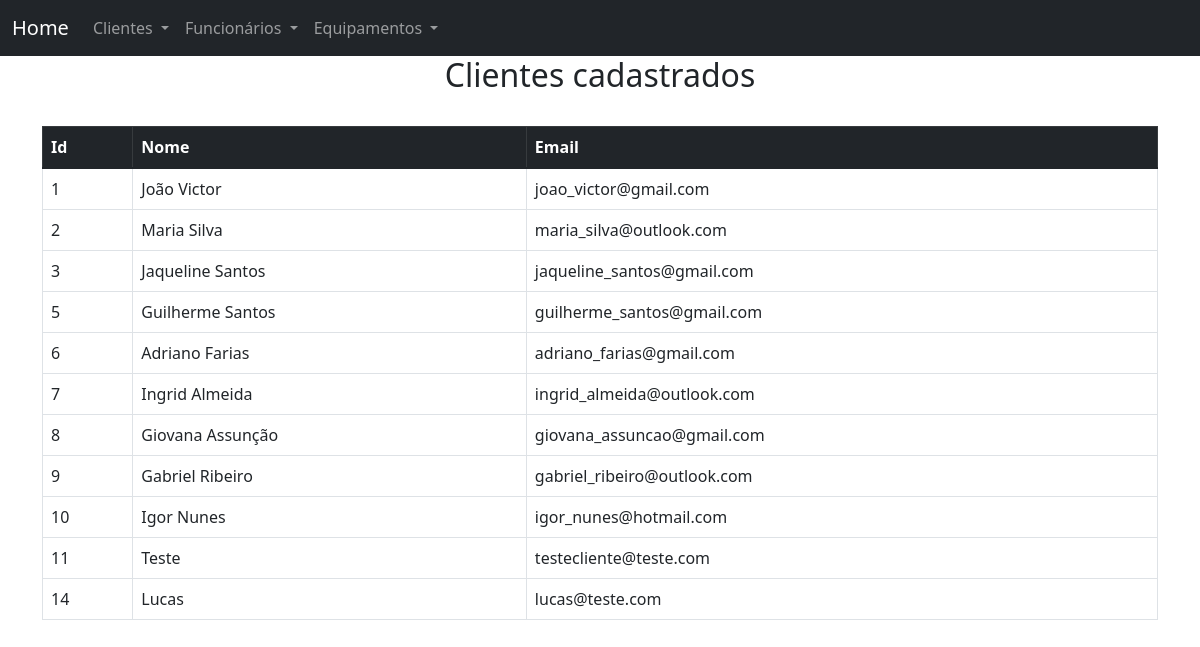
Before: /consultaclientes with the older database file.
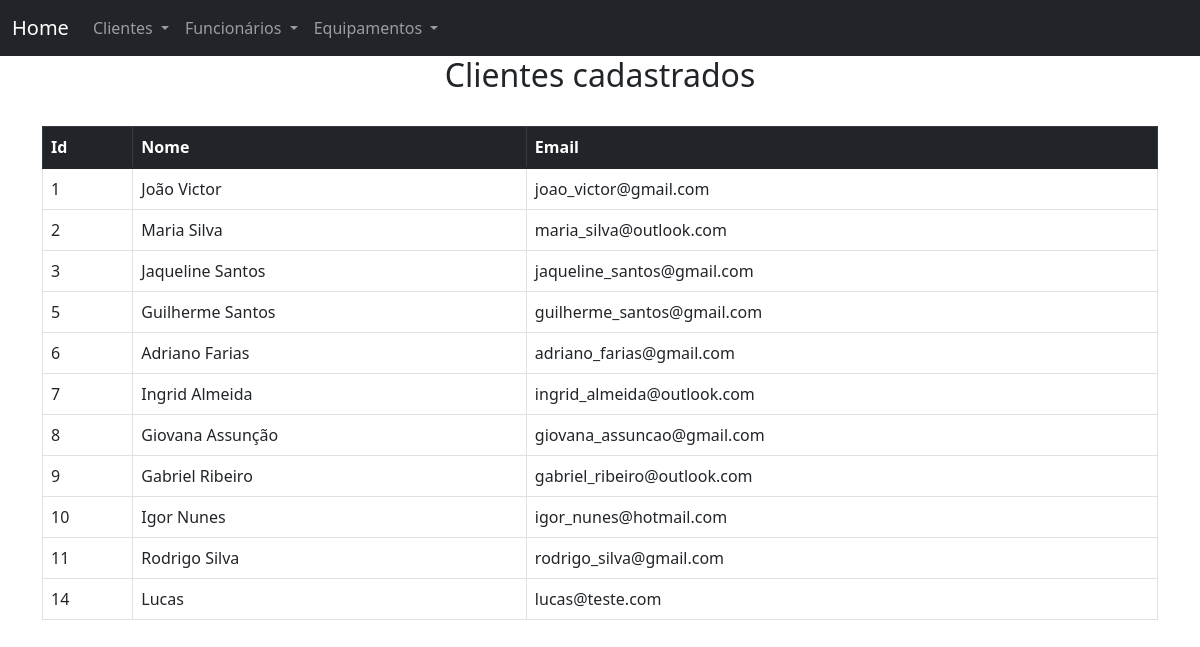
After: the same page with the newer database file.
### main.py (models this page shows, shortened)
class Clientes(db.Model):
    id_cliente = db.Column(db.Integer, primary_key=True)
    name = db.Column(db.String(80), nullable=False)
    email = db.Column(db.String(120), nullable=False)

### main.py (the view)
@app.route('/consultaclientes')
def consulta_clientes():
    clientes = Clientes.query.all()
    return render_template('consultaclientes.html', clientes=clientes)

### templates/consultaclientes.html
{% extends "base.html" %}
{% block conteudo %}
    <h2 style="text-align: center;">Clientes cadastrados</h2>
<br>
<table class="table table-bordered table-hover">
    <thead class="table-dark">
        <tr>
          <th scope="col">Id</th>
          <th scope="col">Nome</th>
          <th scope="col">Email</th>
        </tr>
    </thead>
    <tbody>
        {% for clientes in clientes %}
        <tr>
            <td>{{ clientes.id_cliente }}</td>
            <td>{{ clientes.name }}</td>
            <td>{{ clientes.email }}</td>
        </tr>
        {% endfor %}
    </tbody>
</table>
{% endblock conteudo %}

Changed rows visible on the page:
changed Clientes id 11: name "Teste" → "Rodrigo Silva"; email "testecliente@teste.com" → "rodrigo_silva@gmail.com"
